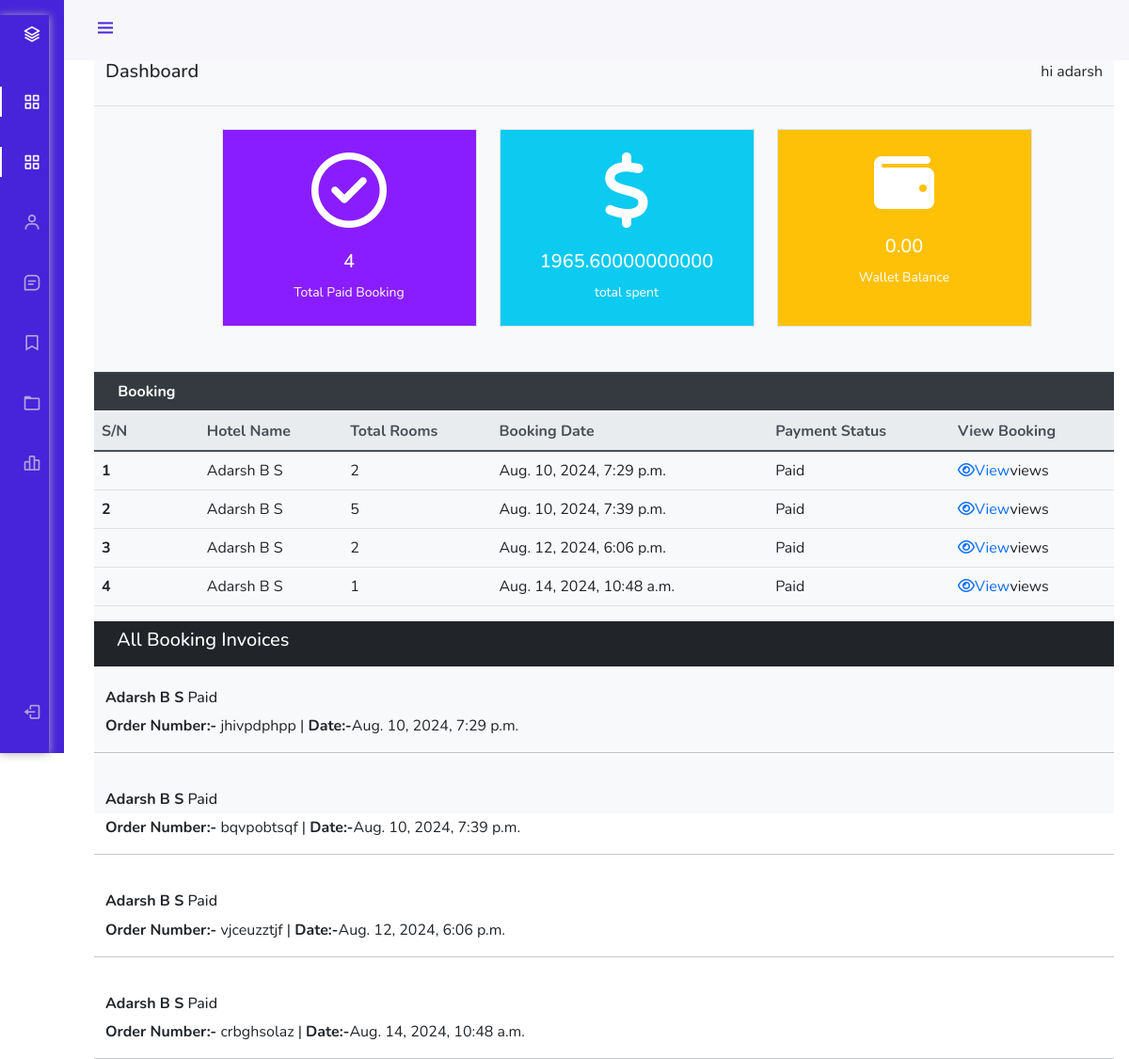
Page /dashboard/ (signed in) on the earlier database version.
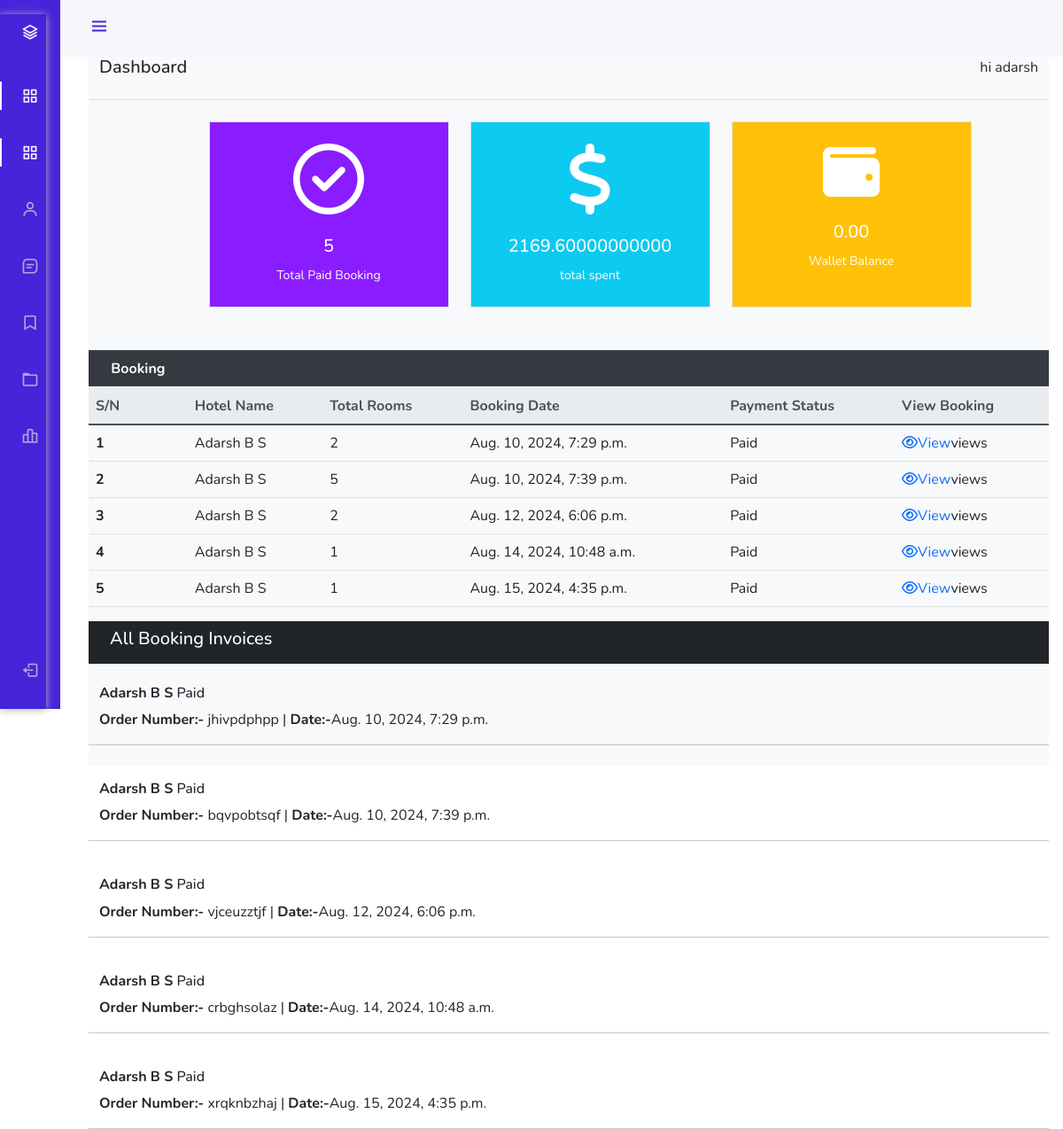
Same page on the later database version.
### hotel/models.py (models this page shows, shortened)
class Booking(models.Model):
    user = models.ForeignKey(User,on_delete=models.SET_NULL ,null=True,blank=True)
    payment_status = models.CharField(max_length=100, choices=PAYMENT_STATUS)
    coupons=models.ManyToManyField('hotel.Coupon', blank=True)
    full_name = models.CharField(max_length=1000)
    email = models.EmailField(max_length=254)
    phone = models.CharField(max_length=50)
    hotel =models.ForeignKey(Hotel, on_delete=models.SET_NULL,null=True,blank=True)
    room_type = models.ForeignKey(RoomType,on_delete=models.SET_NULL,null=True,blank=True)
    room = models.ManyToManyField(Room)
    before_discount = models.DecimalField( max_digits=12, decimal_places=2,default=0)
    total = models.DecimalField( max_digits=12, decimal_places=2,default=0)
    saved = models.DecimalField( max_digits=12, decimal_places=2,default=0)
    check_in_date= models.DateField()
    check_out_date= models.DateField()
    total_days=models.PositiveIntegerField()
    num_adults=models.PositiveIntegerField()
    num_children=models.PositiveIntegerField()
    check_in = models.BooleanField(default=False)
    check_out = models.BooleanField(default=False)
    is_active = models.BooleanField(default=False)
    checked_in_tracker = models.BooleanField(default=False)
    checked_out_tracker = models.BooleanField(default=False)
    date = models.DateTimeField(auto_now_add=True)
    strip_payment_intent = models.CharField(max_length=1000, null=True, blank=True)
    success_id = ShortUUIDField(unique=True, length=10, max_length=20, alphabet='abcdefghijklmnopqrstuvwxyz', null=True , blank=True)
    booking_id=  ShortUUIDField(unique=True, length=10, max_length=20, alphabet='abcdefghijklmnopqrstuvwxyz')

class Hotel(models.Model):
    user = models.ForeignKey(User,on_delete=models.SET_NULL,null=True)
    name = models.CharField(max_length=100)
    description = CKEditor5Field(null=True,blank=True, config_name='extends')
    image = models.FileField(upload_to='hotel_galley')
    address = models.CharField(max_length=200)
    mobile = models.CharField(max_length=50)
    email = models.EmailField(max_length=110)
    status = models.CharField(max_length=20,choices=HOTEL_STATUS ,default='Live')
    tag=TaggableManager(blank=True)
    views=models.IntegerField(default=0)
    featured=models.BooleanField(default=False)
    hid = ShortUUIDField(unique=True, length=10, max_length=20, alphabet='abcdefghijklmnopqrstuvwxyz')
    slug= models.SlugField(unique=True)
    date= models.DateTimeField(auto_now_add=True)

### user_dashboard/views.py (the view)
# urls.py: path('dashboard/',include('user_dashboard.urls'))
@login_required
def dashboard(request):
    bookings = Booking.objects.filter(user=request.user,payment_status="Paid")
    total_spent = Booking.objects.filter(user=request.user,payment_status='Paid').aggregate(amount=models.Sum("total"))
    context={
        'bookings':bookings,
        'total_spent': total_spent
    }
    return render(request, 'user_dashboard/dashboard.html',context)

### templates/user_dashboard/dashboard.html (shortened to what the changed rows need)
{% load static%}
<!DOCTYPE html>
<html lang="en">
<head>
    <link rel="stylesheet" href="https://cdn.jsdelivr.net/npm/bootstrap@4.3.1/dist/css/bootstrap.min.css">
<link href="https://cdn.jsdelivr.net/npm/bootstrap@5.0.0-beta1/dist/css/bootstrap.min.css" rel="stylesheet">
<link href="https://cdn.jsdelivr.net/npm/boxicons@latest/css/boxicons.min.css" rel="stylesheet">
<link rel="stylesheet" href="{% static "css/style.css" %}">
</head>
<body id="body-pd">
    <div class="height-100 bg-light">
    <section class="box mt-4">
        <div class="container-fluid">
            <div class="row text-white text-center justify-content-center">
                <div class="col-3 border nav_btn ml-5  pb-4">
                    <i class="fa-regular fa-circle-check fa-5x my-4"></i>
                    <h5>{{bookings.count}}</h5>
                    <small>Total Paid Booking</small>
                </div>
                <div class="col-3 border bg-info ml-4 dataCol pb-4">
                    <i class="fa-solid fa-dollar-sign fa-5x my-4"></i>
                   <h5>{{total_spent.amount}}</h5>
                   <small>total spent</small>
                </div>
            </div>
        </div>
    </section>
    <section class="listing mt-5">
        <table class="table">
            <thead class="thead-dark">
              <tr>
                <th scope="col" class="text-center">Booking</th>
                <th scope="col"></th>
                <th scope="col"></th>
                <th scope="col"></th>
                <th scope="col"></th>
                <th scope="col"></th>
              </tr>
            </thead>
            <thead class="thead-light">
              <tr>
                <th scope="col">S/N</th>
                <th scope="col">Hotel Name</th>
                <th scope="col">Total Rooms</th>
                <th scope="col">Booking Date</th>
                <th scope="col">Payment Status</th>
                <th scope="col">View Booking</th>
              </tr>
            </thead>
            <tbody>
                {% for b in bookings %}
              <tr>
                <th scope="row">{{forloop.counter}}</th>
                <td>{{b.hotel.name}}</td>
                <td>{{b.room.all.count}}</td>
                <td>{{b.date}}</td>
                <td>{{b.payment_status}}</td>
                <td><a href="{% url 'user_dashboard:booking_detail' b.booking_id %}"><i class="fa fa-eye"></i>View</a>views</td>
              </tr>
              {% endfor %}
            </tbody>
          </table>
        <div class="container-fluid p-0 m-0">
            <div class="p-0 m-0 bg-dark text-white px-4 py-2 "><h5>All Booking Invoices</h5></div>
           {% for b in bookings%}
            <div class="container pt-4">
                <h6><b>{{b.hotel.name}}</b> <span>{{b.payment_status}}</span></h6>
                <p><b>Order Number:-</b> {{b.booking_id}} | <b>Date:-</b>{{b.date}}</p>
            </div>
            <hr>
            {% endfor %}
        </div>
    </section>
</body>

Differences in the rows shown:
added Booking: hotel.name "Adarsh B S", room.all.count "1", date "Aug. 15, 2024, 4:35 p.m.", payment_status "Paid", booking_id "xrqknbzhaj"
Other differences:
{{ bookings.count }}: "4" → "5"
{{ total_spent.amount }}: "1965.60000000000" → "2169.60000000000"
